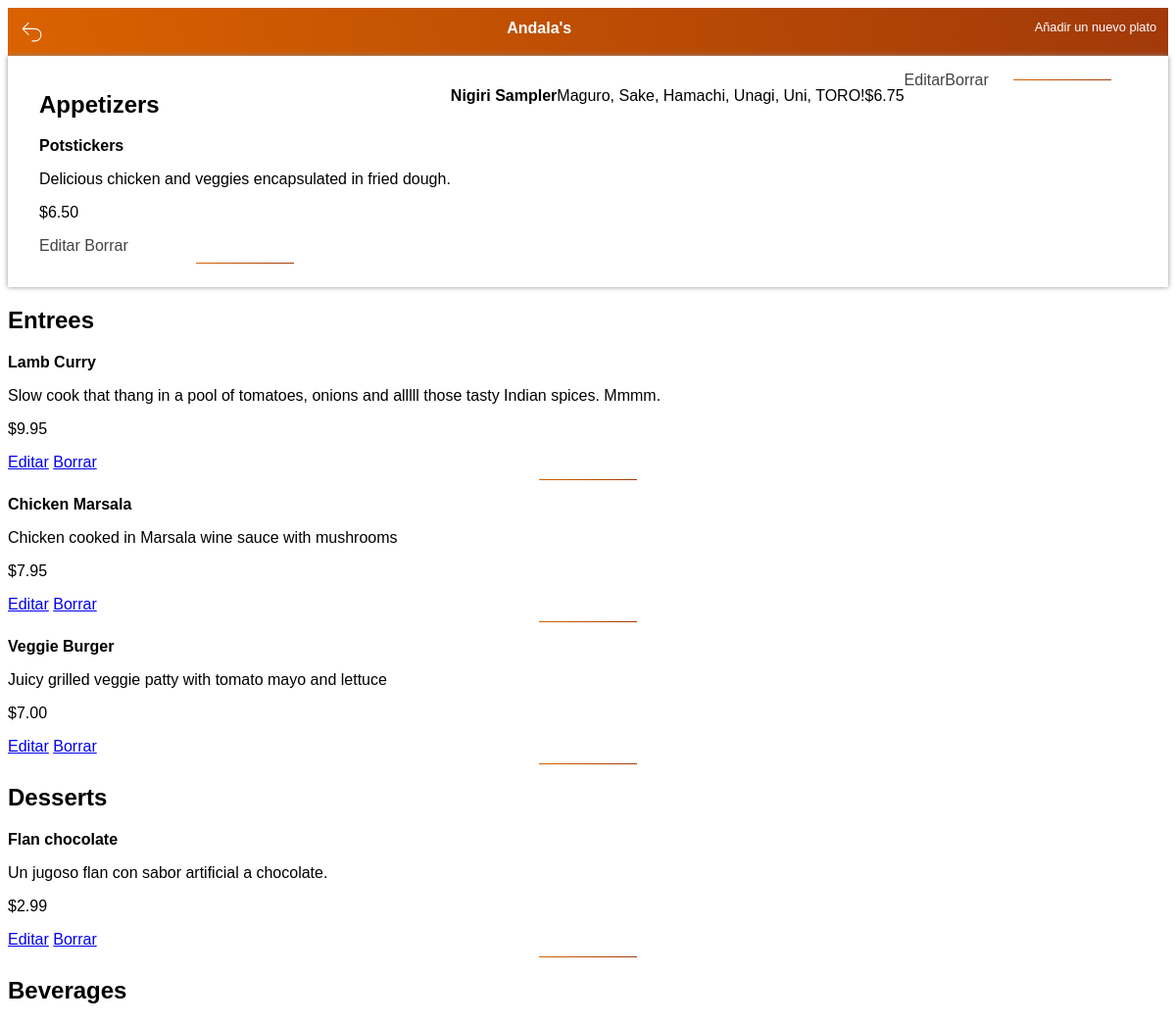
The app's page /restaurant/6/menu/, older data.
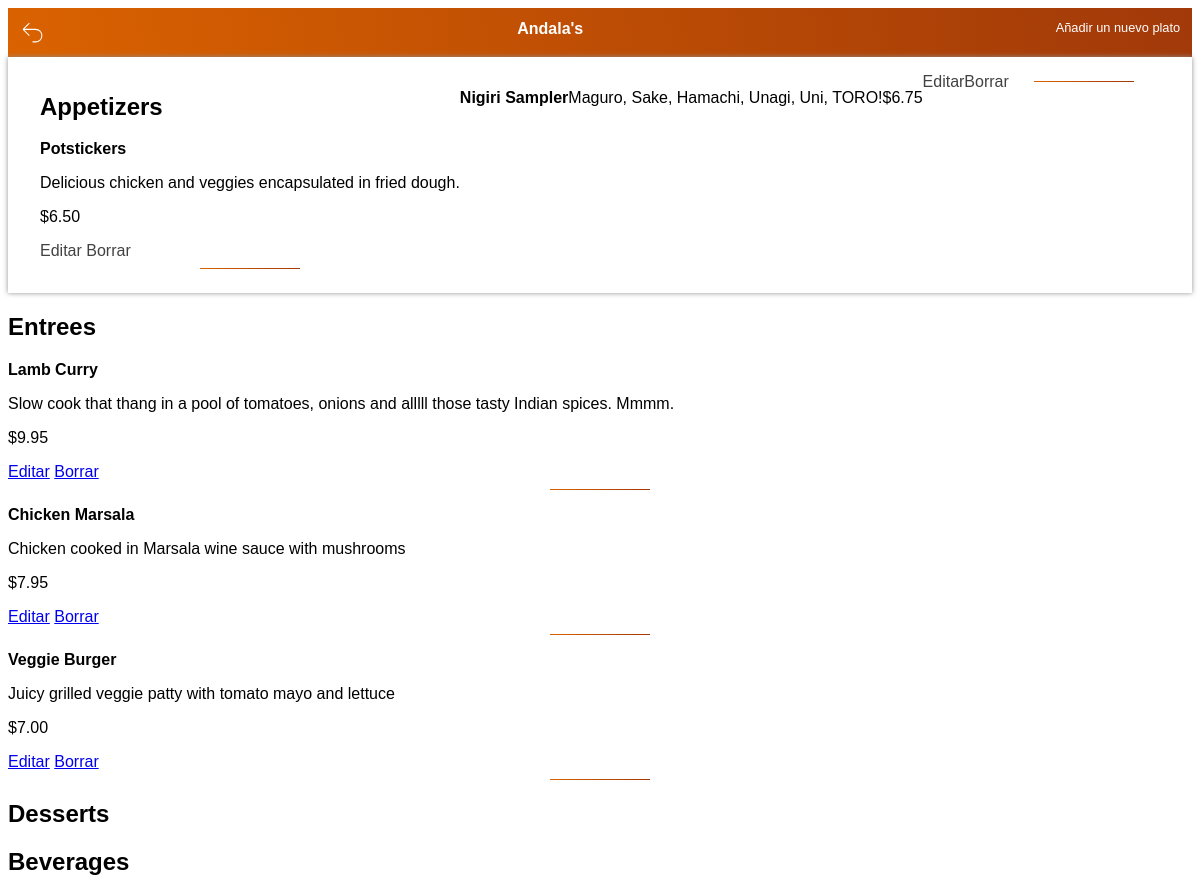
The same page, newer data.
### el finalfinal proyecto/database_setup.py (models this page shows, shortened)
class MenuItem(Base):
    __tablename__ = 'menu_item'
    name = Column(String(80), nullable=False)
    id = Column(Integer, primary_key=True)
    description = Column(String(250))
    price = Column(String(8))
    course = Column(String(250))
    restaurant_id = Column(Integer, ForeignKey('restaurant.id'))
    restaurant = relationship(Restaurant)

### el finalfinal proyecto/finalproject.py (the view)
@app.route('/restaurant/<int:restaurant_id>/')
@app.route('/restaurant/<int:restaurant_id>/menu/')
def showMenu(restaurant_id):
    DBSession = sessionmaker(bind=engine)
    session = DBSession()
    restaurant = session.query(Restaurant).filter_by(id=restaurant_id).one()
    items = session.query(MenuItem).filter_by(restaurant_id=restaurant_id).all()
    print("Enseñado menú del restaurante con éxito")
    return render_template('menu.html', items=items, restaurant=restaurant)

### el finalfinal proyecto/templates/menu.html (shortened to what this page needs)
<html>
<!DOCTYPE html>
<html lang="en">
<head>
	<link rel=stylesheet type=text/css href="{{ url_for('static', filename='menu.css') }}">
</head>
<body>
<nav>
	<a href="{{ url_for('showRestaurants') }}">
		<svg xmlns="http://www.w3.org/2000/svg" fill="none" viewBox="0 0 24 24" strokeWidth={1.5} stroke="currentColor" className="w-6 h-6" width="25px">
		<path strokeLinecap="round" strokeLinejoin="round" d="M9 15L3 9m0 0l6-6M3 9h12a6 6 0 010 12h-3"/>
		</svg>
	</a>
	<b>{{restaurant.name}}</b>
    {% if items !=[] %}
	<a href="{{url_for('newMenuItem', restaurant_id = restaurant.id )}}">Añadir un nuevo plato</a>
</nav>
	<div class="container-items">
		<div class="aperitivos">
			<h2>Appetizers</h2>
		{% for i in items %}
		{% if i.course == 'Appetizer' %}
		<p><b>{{i.name}}</b></p>
		<p>{{i.description}}</p>
		<p>{{i.price}}</p>
		<a href='{{url_for('editMenuItem', restaurant_id = restaurant.id, menu_id=i.id)}}'>Editar</a>
		<a href='{{url_for('deleteMenuItem', restaurant_id = restaurant.id, menu_id=i.id)}}'>Borrar</a>
		<hr>
	</div>
		{% endif %}
		{% endfor %}
	<div class="entrada">
		<h2>Entrees</h2>
		{% for i in items %}
		{% if i.course == 'Entree' %}
		<p><b>{{i.name}}</b></p>
		<p>{{i.description}}</p>
		<p>{{i.price}}</p>
		<a href='{{url_for('editMenuItem', restaurant_id = restaurant.id, menu_id=i.id )}}'>Editar</a>
		<a href='{{url_for('deleteMenuItem', restaurant_id = restaurant.id, menu_id=i.id )}}'>Borrar</a>
		<hr>
        {% endif %}
		{% endfor %}
	</div>
	<div class="postres">
		<h2>Desserts</h2>
		{% for i in items %}
		{% if i.course == 'Dessert' %}
		<p><b>{{i.name}}</b></p>
		<p>{{i.description}}</p>
		<p>{{i.price}}</p>
		<a href='{{url_for('editMenuItem', restaurant_id = restaurant.id, menu_id=i.id ) }}'>Editar</a>
		<a href='{{url_for('deleteMenuItem', restaurant_id = restaurant.id, menu_id=i.id ) }}'>Borrar</a>
		<hr>
		{% endif %}
		{% endfor %}
	</div>
	<div class="bebidas">
		<h2>Beverages</h2>
	</div>
		{% else %}
		<p> Actualmente, no tienes platos en el menú. <p>
		<a href = "{{url_for('newMenuItem', restaurant_id = restaurant.id )}}">Añadir un nuevo plato</a>
			{% endif %}
	</body>
</html>

Row changes from the older to the newer data that the page shows:
removed MenuItem: name "Flan chocolate", description "Un jugoso flan con sabor artificial a chocolate.", price "$2.99", shown under "Desserts"
